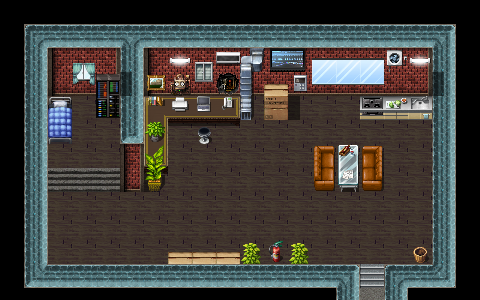

A level layout from a 2D game, rendered from its tile map. Below: a short description, then the map file with its tile-grid data intact:
An orthogonal 16x10 tile map with 30x30 px tiles, 1 tile layer (图块层 1) and 20 objects.

<map version="1.5" tiledversion="1.6.0" orientation="orthogonal" renderorder="right-down" width="16" height="10" tilewidth="30" tileheight="30" infinite="0" nextlayerid="20" nextobjectid="29">
 <tileset firstgid="1" source="snowRoom.tsx" />
 <layer id="1" name="图块层 1" width="16" height="10">
  <data encoding="csv">
1,2,3,4,5,6,7,8,9,10,11,12,13,14,15,16,
17,18,19,20,21,22,23,24,25,26,27,28,29,30,31,32,
33,34,35,36,37,38,39,40,41,42,43,44,45,46,47,48,
49,50,51,52,53,54,55,56,57,58,59,60,61,62,63,64,
65,66,67,68,69,70,71,72,73,74,75,76,77,78,79,80,
81,82,83,84,85,86,87,88,89,90,91,92,93,94,95,96,
97,98,99,100,101,102,103,104,105,106,107,108,109,110,111,112,
113,114,115,116,117,118,119,120,121,122,123,124,125,126,127,128,
129,130,131,132,133,134,135,136,137,138,139,140,141,142,143,144,
145,146,147,148,149,150,151,152,153,154,155,156,157,158,159,160
</data>
 </layer>
 <objectgroup id="2" name="对象层 1">
  <object id="1" x="12" y="20" width="17" height="271" />
  <object id="2" x="34" y="287" width="302" height="7" />
  <object id="3" x="325" y="287" width="12" height="19" />
  <object id="4" x="405" y="285" width="5" height="16" />
  <object id="6" x="28" y="15" width="428" height="13" />
  <object id="7" x="436" y="20" width="24" height="269" />
  <object id="8" x="388" y="268" width="47" height="32" />
  <object id="9" x="33" y="267" width="326" height="36" />
  <object id="10" x="31" y="29" width="16" height="265" />
  <object id="11" x="39" y="21" width="419" height="25" />
  <object id="12" x="127" y="46" width="17" height="98" />
  <object id="13" x="340" y="144" width="17" height="45" />
 </objectgroup>
 <objectgroup id="3" name="对象层 2">
  <object id="21" x="139" y="45" width="113" height="74" />
  <object id="22" x="125" y="146" width="18" height="43" />
  <object id="23" x="141" y="120" width="25" height="73" />
  <object id="24" x="173" y="249" width="68" height="16" />
  <object id="25" x="242" y="242" width="16" height="22" />
  <object id="26" x="292" y="243" width="15" height="20" />
  <object id="28" x="257" y="52" width="179" height="30" />
 </objectgroup>
 <objectgroup id="4" name="对象层 3" />
 <objectgroup id="5" name="对象层 4" />
 <objectgroup id="6" name="对象层 5" />
 <objectgroup id="7" name="对象层 6" />
 <objectgroup id="8" name="对象层 7" />
 <objectgroup id="9" name="对象层 8" />
 <objectgroup id="10" name="对象层 9" />
 <objectgroup id="11" name="对象层 10" />
 <objectgroup id="12" name="对象层 11" />
 <objectgroup id="13" name="对象层 12">
  <object id="16" x="357" y="298" width="32" height="2" />
 </objectgroup>
 <objectgroup id="14" name="对象层 13" />
 <objectgroup id="15" name="对象层 14" />
 <objectgroup id="16" name="对象层 15" />
 <objectgroup id="17" name="对象层 16" />
 <objectgroup id="18" name="对象层 17" />
 <objectgroup id="19" name="对象层 18" />
</map>
